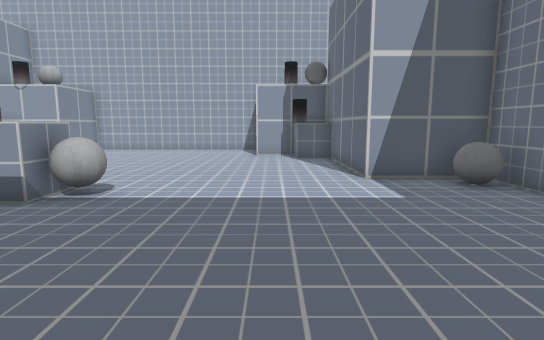
View 1 (above)

16 first-person views from a walk through a 3-D level made in the Unity game engine. The camera is 1.4 m above the floor, tilts 8° down and sees 80° across. The floor is counted in squares, 1 m on a side. Each view is taken from the middle of a square. On the plan, view 1 faces up. The plan holds only what a view shows up to about 15 squares ahead; the rest is blank. The player character is not drawn. Some surface patterns are stand-ins.

View 2
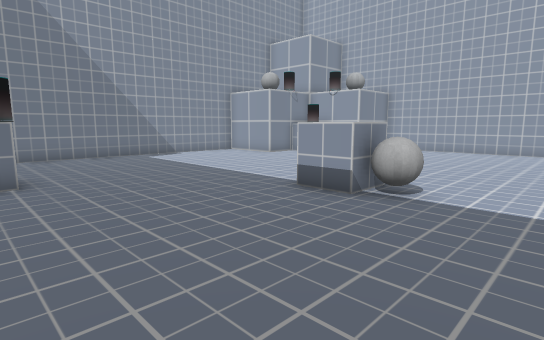

View 3
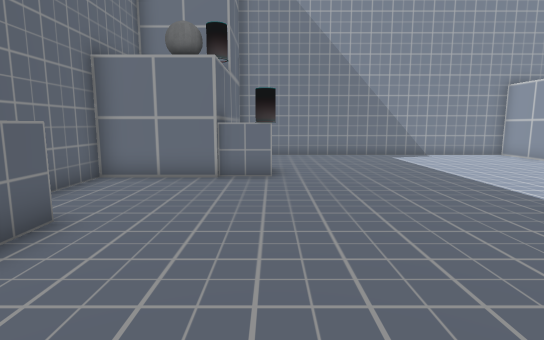

View 4
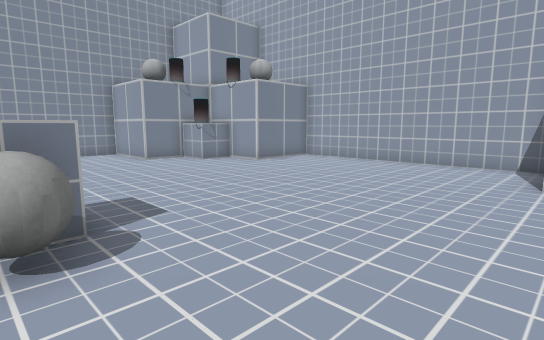

View 5
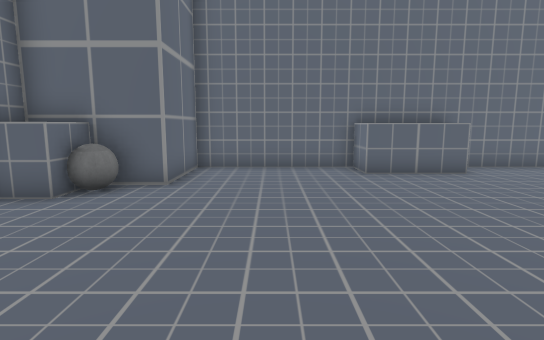

View 6
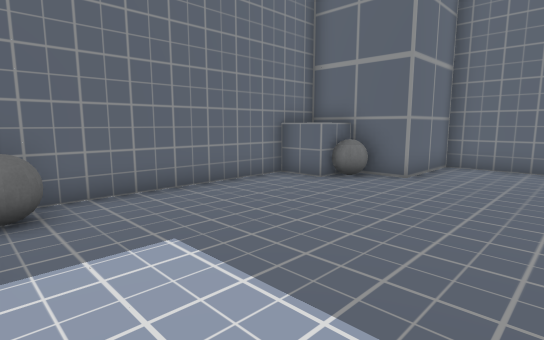

View 7
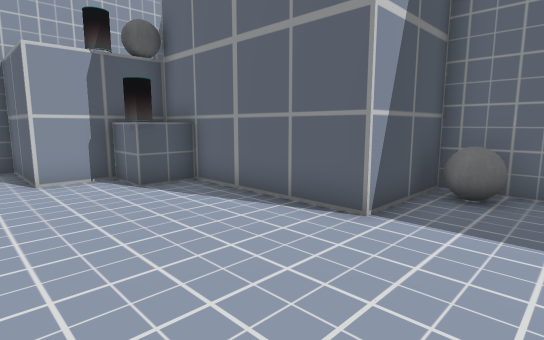

View 8
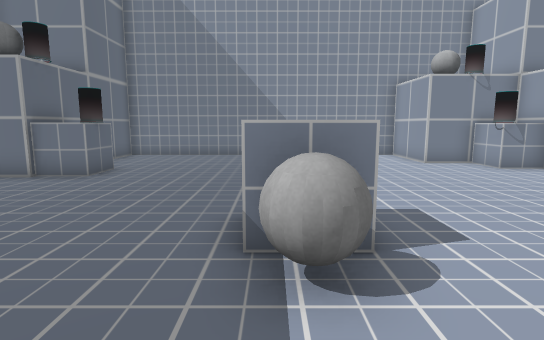

View 9
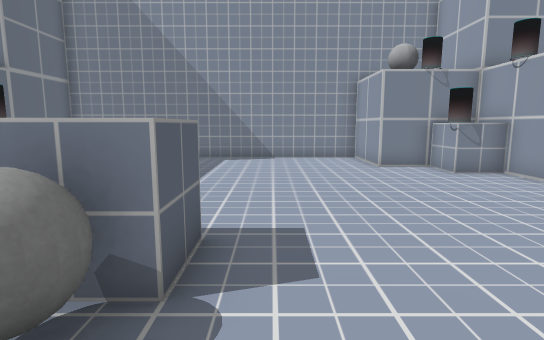

View 10
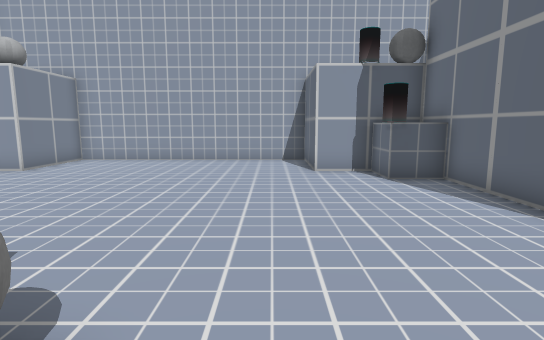

View 11
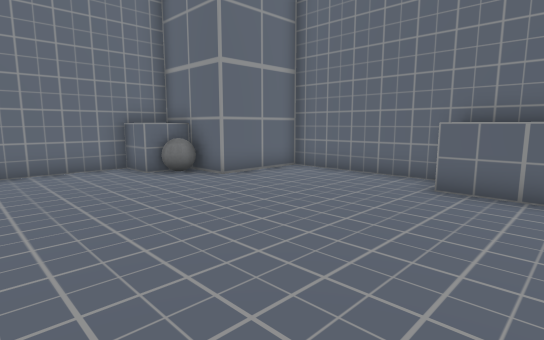

View 12
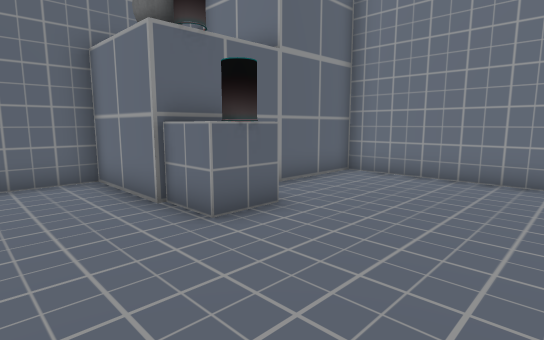

View 13
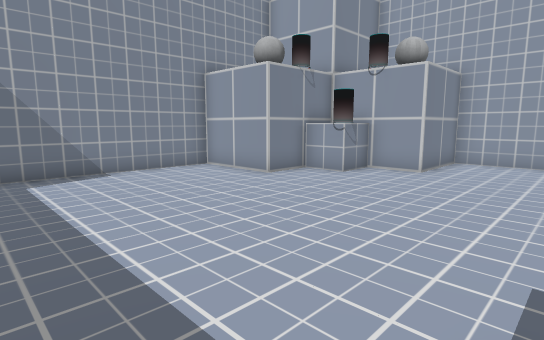

View 14
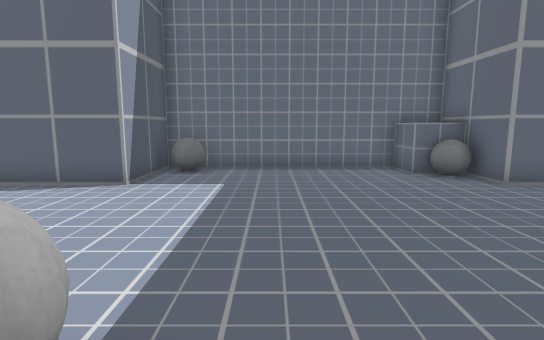

View 15
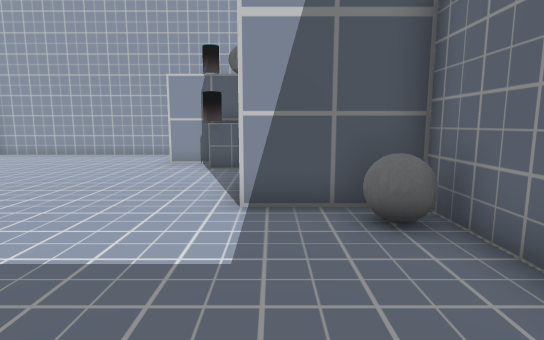

View 16
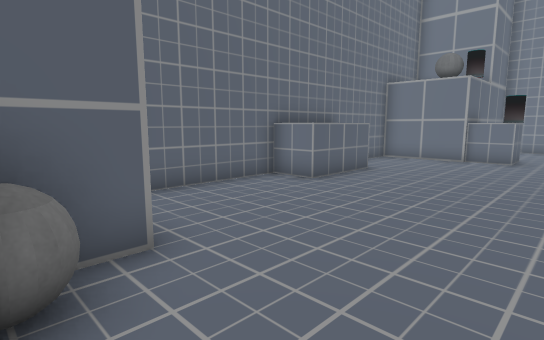

### Floor plan
Points are (right, up) in squares from view 1. A wall is a line through its corners. A room is listed if a view was taken in it or the views show most of it. See-through windows are left out.
Room 1 (views 1, 2, 3, 4, 5, 6, 7, 8, 9, 10, 11, 12, 13, 14, 15, 16)
walls: (-2.6, -3.6) (2.5, -3.6) (2.5, -0.4) (5.6, -0.4); (5.6, 1.5) (5.6, 8.4) (2.5, 8.4) (2.5, 14.7) (-0.7, 14.7) (-0.7, 17.9) (-9.6, 17.9) (-9.6, 14.7) (-12.7, 14.7) (-12.7, 11.6) (-15.9, 11.6) (-15.9, -0.4) (-9.6, -0.4) (-9.6, -3.6) (-5.4, -3.6)
objects: other object (-12, 13) to (-11, 14); other object (-12, 14); other object (-11, 0) to (-10, 0); other object (-11, 1) to (-10, 1); other object (-6, 6) to (-5, 7); other object (-5, -4) to (-5, -2); other object (-4, -4) to (-3, -2); grey ball (-4, 6) to (-3, 7); other object (1, 13) to (1, 14); other object (2, 13) to (2, 14); grey ball (3, 0) to (4, 1); grey ball (4, 7) to (5, 8); other object (5, 0) to (6, 1)

Where each view was taken, in squares from view 1:
view 1: 0 up, 0 right, facing up
view 2: 0 up, 1 left, facing up-left
view 3: 1 up, 1 left, facing left
view 4: 6 up, 0 right, facing up-left
view 5: 7 up, 0 right, facing down
view 6: 8 up, 1 left, facing down-right
view 7: 6 up, 2 left, facing up-right
view 8: 6 up, 1 left, facing left
view 9: 8 up, 2 left, facing left
view 10: 5 up, 2 left, facing up
view 11: 5 up, 5 left, facing down-right
view 12: 5 up, 7 left, facing down-left
view 13: 5 up, 6 left, facing up-left
view 14: 5 up, 5 left, facing right
view 15: 3 up, 3 right, facing up
view 16: 3 up, 4 right, facing down-left
